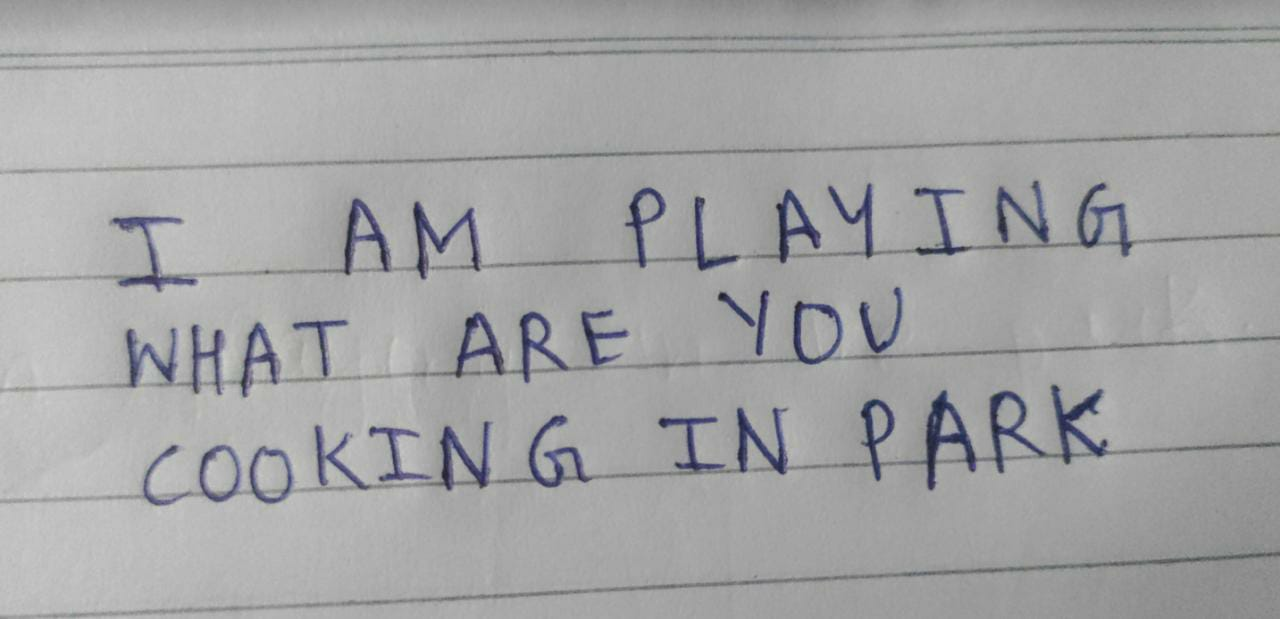
#> input picture a (1).jpeg, 1280 x 619 px, given in place of f.jpeg, which was not available
$ jupyter execute --allow-errors 'handwriting recognition final.ipynb'   (shell and % lines are left out)
#> lines starting #> are read from the running program, lines starting #| are printed output that depends on the picture; after the words box and inside, x2 and y2 are one past the last pixel; in counts of white or black regions, pixels touching at a corner belong together; pictures that were not available may be replaced by others from this repository, and a replacement may not be noted
[cell 1]
from transformers import TrOCRProcessor, VisionEncoderDecoderModel

[cell 2]
from PIL import Image
from IPython.display import display

#> (a cell that did not finish here is left out)

#> (a cell that did not finish here is left out)

[cell 5]
def show_image(pathStr):
    img = Image.open(pathStr).convert("RGB")
    display(img)
    return img

[cell 6]
def ocr_image(src_img):
    pixel_values = processor(images=src_img, return_tensors="pt").pixel_values
    generated_ids = model.generate(pixel_values)
    return processor.batch_decode(generated_ids, skip_special_tokens=True)[0]

[cell 7]
hw_image = show_image('f.jpeg')
#> in show_image, img is the input picture: PIL image 1280x619 RGB; mean R, G, B 163.1, 163.4, 164.6

#> (a cell that did not finish here is left out)

[cell 9]
hw_image2 = hw_image.crop((100, 200, hw_image.size[0], 380))
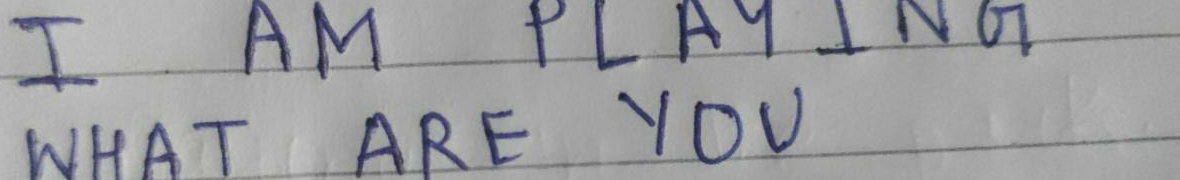
#> hw_image2: PIL image 1180x180 RGB; mean R, G, B 157.6, 158, 160.5
display(hw_image2)

#> (a cell that did not finish here is left out)

[cell 11]
hw_image3 = hw_image.crop((100, 380, hw_image.size[0], 500))
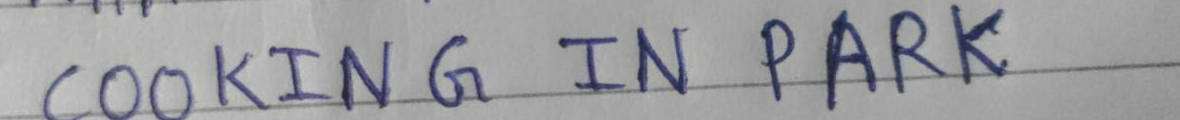
#> hw_image3: PIL image 1180x120 RGB; mean R, G, B 156.3, 156.7, 159.7
display(hw_image3)

#> (a cell that did not finish here is left out)

#> (a cell that did not finish here is left out)

#> (a cell that did not finish here is left out)

[cell 15]
import cv2

[cell 16]
image_file="f.jpeg"

[cell 17]
from skimage.io import imread
from skimage.color import rgb2gray
import matplotlib.pyplot as plt

# read the image, check if its 3 channel or grayscale, based on
# that convert to grayscale
img = imread("x.jpeg")
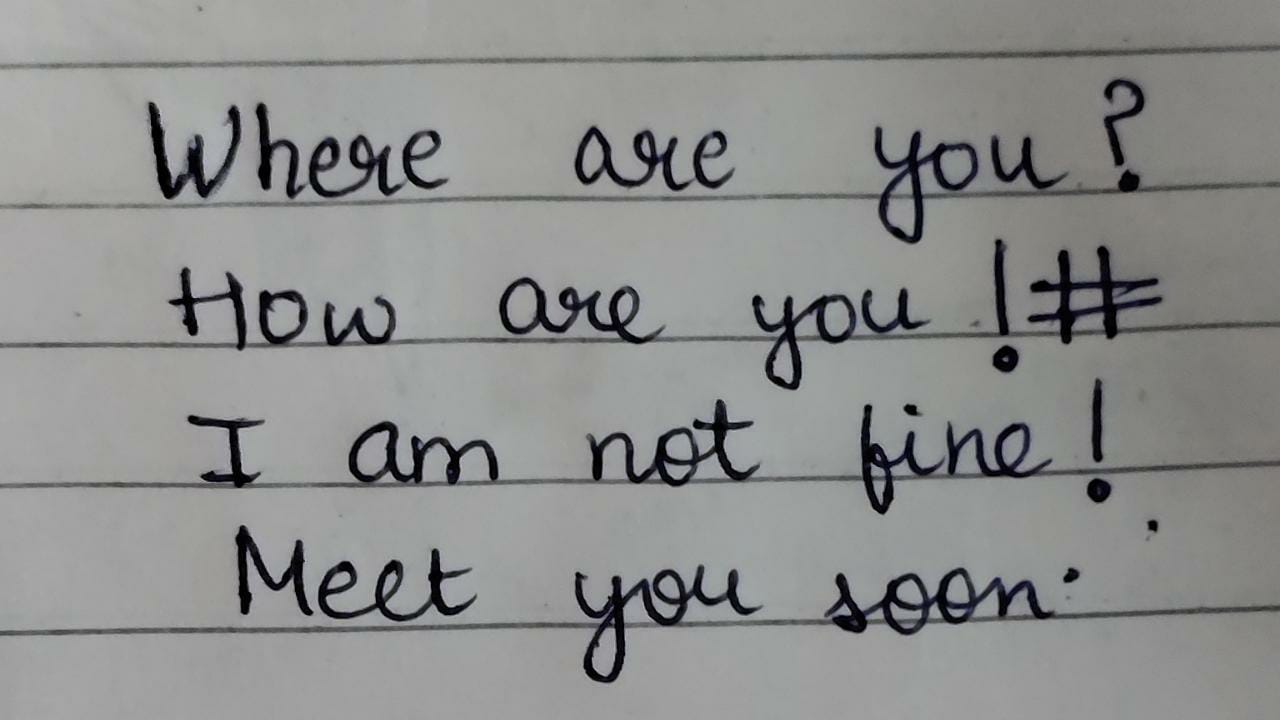
#> input picture x (1).jpeg, 1280 x 720 px, given in place of x.jpeg, which was not available
#> img is the input picture: shape (720, 1280, 3); mean R, G, B 140.6, 141.7, 140.6
if img.ndim > 2: # is this is a rgb/rgba image
    img = rgb2gray(img)
#> img: shape (720, 1280) float64

plt.figure(figsize=(10,10))
#> (this line was passed over: IPython is not available in this run)
plt.axis("off")
#> (this line was passed over: IPython is not available in this run)
plt.imshow(img, cmap="gray")
#> (this line was passed over: IPython is not available in this run)
plt.show() # preview

[cell 18]
from skimage.filters import threshold_otsu
import numpy as np

def horizontal_projections(sobel_image):
    return np.sum(sobel_image, axis=1)

def binarize_image(image):
    threshold = threshold_otsu(img)
    return image < threshold

binarized_image = binarize_image(img)
#> in binarize_image, `threshold = threshold_otsu(img)`: threshold = 0.369
#> in binarize_image, `return image < threshold`:
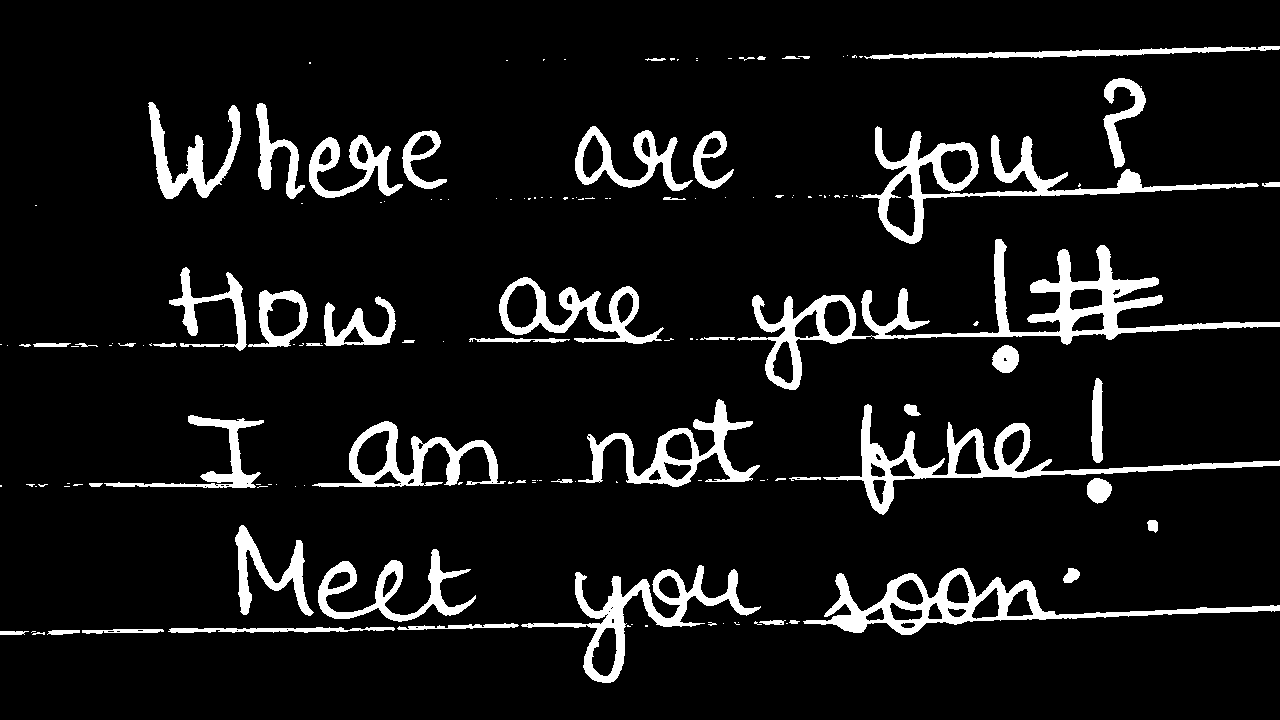
#> returned value: shape (720, 1280) bool; 8.6% white; 159 white regions (101 under 20 px), largest, box (x1, y1, x2, y2) and area: (737, 239, 1280, 390) 11201, (859, 126, 1259, 244) 6753, (803, 568, 1280, 635) 6631
hpp = horizontal_projections(binarized_image)
#> hpp = 720 values, max 426 at index 339, min 0 at index 0, mean 110.2

#> (the rest of this cell did not finish here and is left out)

[cell 19]
# find the midway where we can make a threshold and extract the peaks regions
def find_peak_regions(hpp, threshold):

    peaks = []
    for i, hppv in enumerate(hpp):
        if hppv < threshold:
            peaks.append([i, hppv])
    return peaks

# find the threshold from where anything above is considered a peak region
# using the average for now but this needs further research. This may or may not work on all images.
threshold = (np.max(hpp)-np.min(hpp))/2
#> threshold = 213
peaks = find_peak_regions(hpp, threshold)
#> the loop in find_peak_regions, `for i, hppv in enumerate(hpp):` made 720 passes
#> hppv on passes 1 to 3: 0, 0, 0
#> after the loop in find_peak_regions, `for i, hppv in enumerate(hpp):`: peaks = 529 pairs, first value 0 to 719, second value 0 to 211

peaks_indexes = np.array(peaks)[:, 0].astype(int)
#> peaks_indexes = 529 values from 0 to 719

segmented_img = np.copy(img)
r, c = segmented_img.shape
#> r = 720; c = 1280
for ri in range(r):
    if ri in peaks_indexes:
        segmented_img[ri, :] = 0
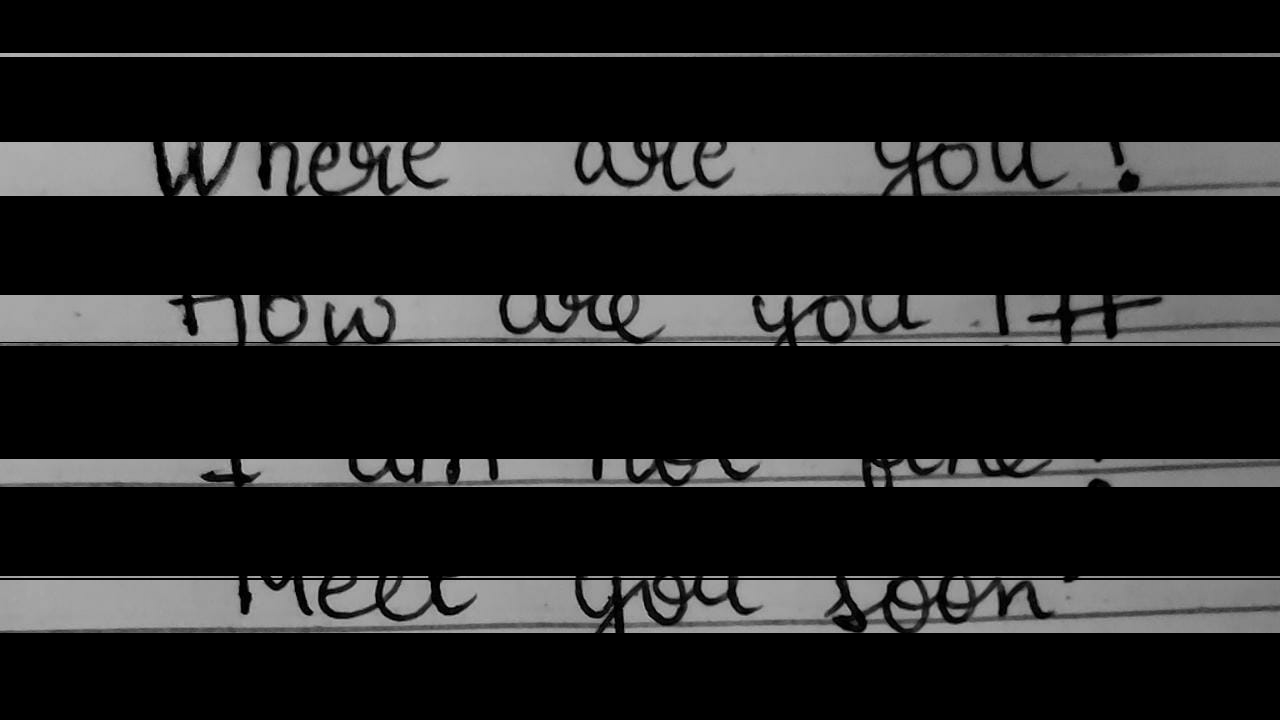
#> segmented_img: shape (720, 1280) float64; min 0, max 0.74, mean 0.128

#> (the rest of this cell did not finish here and is left out)

[cell 20]
# group the peaks through which we will be doing path planning.
diff_between_consec_numbers = np.diff(peaks_indexes) # difference between consecutive numbers
#> diff_between_consec_numbers = 528 values, max 55 at index 137, min 1 at index 0, mean 1.36
indexes_with_larger_diff = np.where(diff_between_consec_numbers > 1)[0].flatten()
#> indexes_with_larger_diff = [52, 137, 236, 237, 350, 439, 441]
peak_groups = np.split(peaks_indexes, indexes_with_larger_diff)
#> peak_groups = 8 items
# remove very small regions, these are basically errors in algorithm because of our threshold value
peak_groups = [item for item in peak_groups if len(item) > 10]
#> peak_groups = 6 items
print("peak groups found", len(peak_groups))
#| peak groups found 6

[cell 21]
#a star path planning algorithm
from heapq import *

def heuristic(a, b):
    return (b[0] - a[0]) ** 2 + (b[1] - a[1]) ** 2

def astar(array, start, goal):

    neighbors = [(0,1),(0,-1),(1,0),(-1,0),(1,1),(1,-1),(-1,1),(-1,-1)]
    close_set = set()
    came_from = {}
    gscore = {start:0}
    fscore = {start:heuristic(start, goal)}
    oheap = []

    heappush(oheap, (fscore[start], start))

    while oheap:

        current = heappop(oheap)[1]

        if current == goal:
            data = []
            while current in came_from:
                data.append(current)
                current = came_from[current]
            return data

        close_set.add(current)
        for i, j in neighbors:
            neighbor = current[0] + i, current[1] + j
            tentative_g_score = gscore[current] + heuristic(current, neighbor)
            if 0 <= neighbor[0] < array.shape[0]:
                if 0 <= neighbor[1] < array.shape[1]:
                    if array[neighbor[0]][neighbor[1]] == 1:
                        continue
                else:
                    # array bound y walls
                    continue
            else:
                # array bound x walls
                continue

            if neighbor in close_set and tentative_g_score >= gscore.get(neighbor, 0):
                continue

            if  tentative_g_score < gscore.get(neighbor, 0) or neighbor not in [i[1]for i in oheap]:
                came_from[neighbor] = current
                gscore[neighbor] = tentative_g_score
                fscore[neighbor] = tentative_g_score + heuristic(neighbor, goal)
                heappush(oheap, (fscore[neighbor], neighbor))

    return []

#> (a cell that did not finish here is left out)

[cell 23]
# now that everything is cleaner, its time to segment all the lines using the A* algorithm
def get_binary(img):
    mean = np.mean(img)
    if mean == 0.0 or mean == 1.0:
        return img

    thresh = threshold_otsu(img)
    binary = img <= thresh
    binary = binary * 1
    return binary

binary_image = get_binary(img)
#> in get_binary, `mean = np.mean(img)`: mean = 0.554
#> in get_binary, `thresh = threshold_otsu(img)`: thresh = 0.369
segment_separating_lines = []
for i, sub_image_index in enumerate(peak_groups):
    nmap = binary_image[sub_image_index[0]:sub_image_index[-1]]
    path = np.array(astar(nmap, (int(nmap.shape[0]/2), 0), (int(nmap.shape[0]/2),nmap.shape[1]-1)))
    offset_from_top = sub_image_index[0]
    path[:,0] += offset_from_top
    segment_separating_lines.append(path)
#> this loop made 6 passes
#> offset_from_top on passes 1 to 6: 0, 52, 141, 342, 458, 579
#> pass 1, `nmap = binary_image[sub_image_index[0]:sub_image_index[-1]]`:
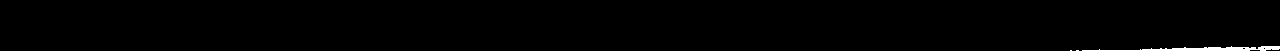
#> nmap: shape (51, 1280) int64; values 0 (black) and 1 (white), 0.79% white; 3 white regions (2 under 20 px), largest, box (x1, y1, x2, y2) and area: (1082, 46, 1280, 51) 508
#> pass 2, `nmap = binary_image[sub_image_index[0]:sub_image_index[-1]]`:
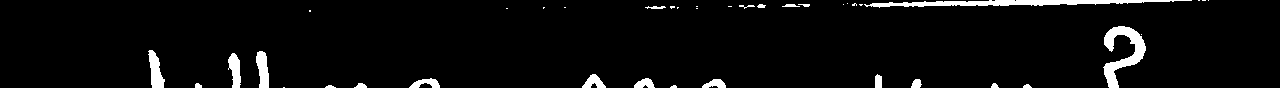
#> nmap: shape (88, 1280) int64; values 0 (black) and 1 (white), 4.1% white; 40 white regions (19 under 20 px), largest, box (x1, y1, x2, y2) and area: (864, 0, 1192, 8) 1295, (1103, 26, 1146, 88) 1098, (148, 50, 165, 88) 382
#> pass 3, `nmap = binary_image[sub_image_index[0]:sub_image_index[-1]]`:
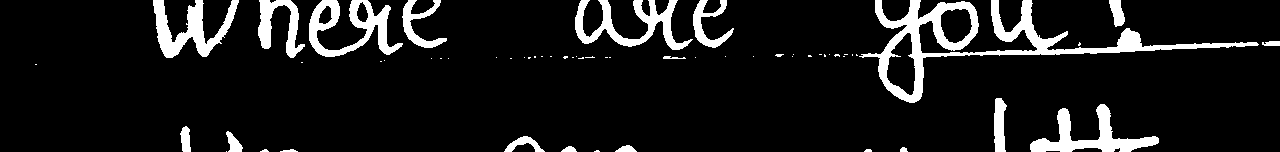
#> nmap: shape (152, 1280) int64; values 0 (black) and 1 (white), 10.1% white; 60 white regions (40 under 20 px), largest, box (x1, y1, x2, y2) and area: (859, 0, 1259, 103) 6499, (309, 0, 403, 57) 2165, (1030, 104, 1159, 152) 2129
#> after the loop:
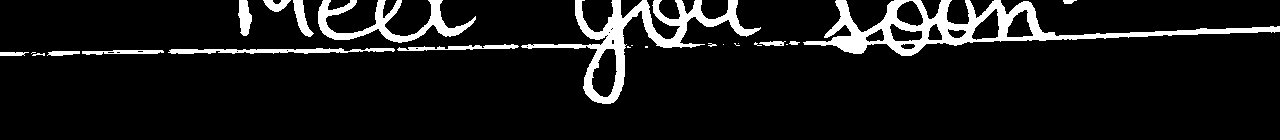
#> nmap: shape (140, 1280) int64; values 0 (black) and 1 (white), 9% white; 25 white regions (10 under 20 px), largest, box (x1, y1, x2, y2) and area: (803, 0, 1280, 56) 6300, (521, 0, 761, 104) 4699, (318, 0, 476, 43) 2130
#> after the loop, segment_separating_lines = 6 items

[cell 24]
# visualize a sample
cluster_of_interest = peak_groups[0]
#> cluster_of_interest = 52 values from 0 to 51
offset_from_top = cluster_of_interest[0]
#> offset_from_top = 0
nmap = binary_image[cluster_of_interest[0]:cluster_of_interest[-1],:]
plt.figure(figsize=(20,20))
#> (this line was passed over: IPython is not available in this run)
plt.imshow(nmap, cmap="gray")
#> (this line was passed over: IPython is not available in this run)

path = np.array(astar(nmap, (int(nmap.shape[0]/2), 0), (int(nmap.shape[0]/2),nmap.shape[1]-1)))
#> path = 1279 pairs, first value 25 to 25, second value 1 to 1279
plt.plot(path[:,1], path[:,0])
#> (this line was passed over: IPython is not available in this run)

offset_from_top = cluster_of_interest[0]
#> (the rest of this cell did not finish here and is left out)

[cell 25]
seperated_images = []
for index, line_segments in enumerate(segment_separating_lines):
    if index < len(segment_separating_lines)-1:
        lower_line = np.min(segment_separating_lines[index][:,0])
        upper_line = np.max(segment_separating_lines[index+1][:,0])
        seperated_images.append(img[lower_line:upper_line])
#> this loop made 6 passes
#> (lower_line, upper_line) on passes 1 to 5: (25, 96), (77, 244), (217, 399), (377, 516), (516, 683)
#> after the loop, seperated_images = 5 items

# visualize it
j=0;
#> (the rest of this cell did not finish here and is left out)

[cell 26]
a=len(seperated_images)
#> a = 5
#> `plt.imsave('abc.png',i)`:
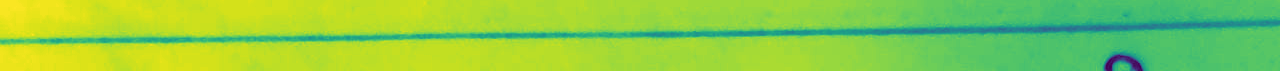
#> saved as abc.png: shape (71, 1280, 3); mean R, G, B 140.1, 207.7, 69
names=[]
#> (the rest of this cell did not finish here and is left out)

    names.append(ocr_image(hw_u))
